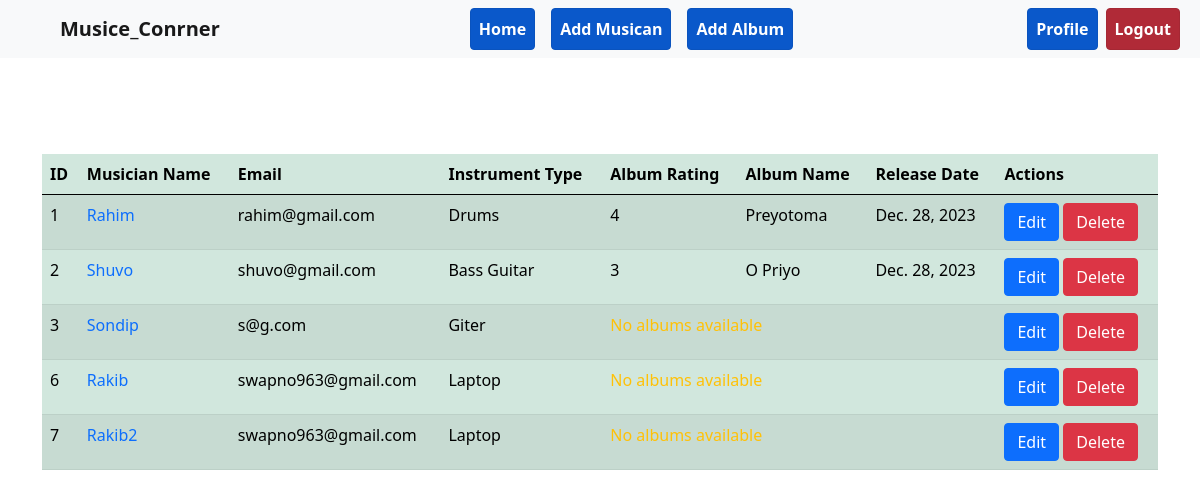
The app's page / (signed in) with its own data.
### musician/models.py (models this page shows, shortened)
class MusicialModel(models.Model):
    first_name = models.CharField(max_length=100)
    last_name = models.CharField(max_length=100)
    email = models.EmailField()
    phone_num = models.CharField(max_length=12)
    instrument_type = models.CharField(max_length=100)

### album/models.py (models this page shows, shortened)
class AlbumModel(models.Model):
    album_name = models.CharField(max_length=100)
    musician = models.ForeignKey(MusicialModel, on_delete = models.CASCADE, related_name='album')
    release_date = models.DateField()
    rating =  models.CharField(max_length=12)

### Musicians_Directory/views.py (the view)
# urls.py: 2. Add a URL to urlpatterns:  path('', views.home, name='home')
def home(request):
    musician = MusicialModel.objects.all()
    return render(request, 'home.html',{'data':musician})

### templates/home.html
{% extends "base.html" %}
{% block content %}
    <div class="container mt-5 pt-5">
        <table class="table table-success table-striped">
            <thead>
              <tr>
                <th scope="col">ID</th>
                <th scope="col">Musician Name</th>
                <th scope="col">Email</th>
                <th scope="col">Instrument Type</th>
                <th scope="col">Album Rating</th>
                <th scope="col">Album Name</th>
                <th scope="col">Release Date</th>
                <th scope="col">Actions</th>
              </tr>
            </thead>
            <tbody>
              {% for dt in data %}
              <tr>
                  <td>{{ dt.id }}</td>
                  <td>
                      <a class='text-decoration-none' href="{% url 'edit_musician' dt.id %}">
                          {{ dt.first_name }}
                      </a>
                  </td>
                  <td>{{ dt.email }}</td>
                  <td>{{ dt.instrument_type }}</td>
                  {% if dt.album.all %}
                      {% for musi in dt.album.all %}
                          <td>{{ musi.rating }}</td>
                          <td>{{ musi.album_name }}</td>
                          <td>{{ musi.release_date }}</td>
                      {% endfor %}
                  {% else %}
                      <td class='text-warning' colspan="3">No albums available</td>
                  {% endif %}
                  <td>
                      <a href="{% url 'edit_album' dt.id %}" class="btn btn-primary">Edit</a>
                      <a href="{% url 'delete_album' dt.id %}" class="btn btn-danger">Delete</a>
                  </td>
              </tr>
          {% endfor %}
            </tbody>
          </table>
    </div>
{% endblock content %}

### records on screen
MusicialModel: id "1", first_name "Rahim", email "rahim@gmail.com", instrument_type "Drums"
AlbumModel: rating "4", album_name "Preyotoma", release_date "Dec. 28, 2023"
MusicialModel: id "2", first_name "Shuvo", email "shuvo@gmail.com", instrument_type "Bass Guitar"
AlbumModel: rating "3", album_name "O Priyo", release_date "Dec. 28, 2023"
MusicialModel: id "3", first_name "Sondip", email "s@g.com", instrument_type "Giter", shows "No albums available"
MusicialModel: id "6", first_name "Rakib", email "swapno963@gmail.com", instrument_type "Laptop", shows "No albums available"
MusicialModel: id "7", first_name "Rakib2", email "swapno963@gmail.com", instrument_type "Laptop", shows "No albums available"
